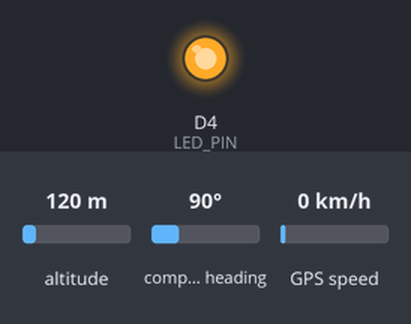
Recording of a sketch running on a simulated ESP8266 (NodeMCU). Parts: output pins drawn as LEDs (lit = HIGH). Inputs (shaded band) come from the test bench; at power-on: altitude 120 m, compass heading 90°, GPS speed 0 km/h. WiFi joins after 1.5 s; servers stay silent unless stated; uploads are accepted with an empty reply; the GPS gets a fix after 3 s at 37.7749, -122.4194 with 8 satellites; what the sketch prints to the serial monitor is not drawn.

Above: at 3.2 s.
At 5.67 s:
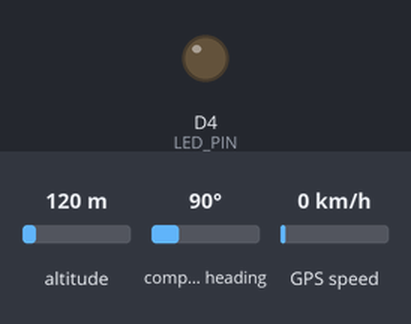
Timing chart, 0 to 8.0 s (numbered marks = the images above):
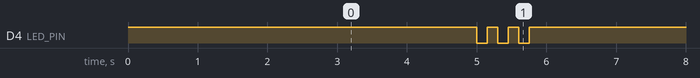

Measured:
- by itself, D4 (LED_PIN): repeats every 5.0 s: 2 × (HIGH 0.15 s, LOW 0.15 s), HIGH 4.2 s, LOW 0.15 s
- by itself, everything shown: repeats every 5.0 s, in 6 steps

The sketch:

main.ino
```cpp
#include <ESP8266WiFi.h>
#include <ESP8266HTTPClient.h>
#include <TinyGPS++.h>
#include <SoftwareSerial.h>

// WiFi credentials
const char* ssid     = "YOUR_WIFI_SSID";
const char* password = "YOUR_WIFI_PASSWORD";

// Flask server endpoint
const char* serverUrl = "http://YOUR_SERVER_IP:5000/update";

// GPS module connected to D6 (RX) and D5 (TX) on NodeMCU
static const int RXPin = D6;
static const int TXPin = D5;
static const uint32_t GPSBaud = 9600;

// LED pin (built-in LED on NodeMCU)
const int LED_PIN = LED_BUILTIN;

TinyGPSPlus gps;
SoftwareSerial ss(RXPin, TXPin);
WiFiClient wifiClient;

unsigned long lastSendTime = 0;
const unsigned long sendInterval = 5000; // 5 seconds

void setup() {
  Serial.begin(115200);
  ss.begin(GPSBaud);

  pinMode(LED_PIN, OUTPUT);
  digitalWrite(LED_PIN, HIGH); // LED off (active LOW on NodeMCU)

  Serial.println();
  Serial.print("Connecting to WiFi: ");
  Serial.println(ssid);

  WiFi.begin(ssid, password);
  while (WiFi.status() != WL_CONNECTED) {
    delay(500);
    Serial.print(".");
  }

  Serial.println();
  Serial.println("WiFi connected!");
  Serial.print("IP address: ");
  Serial.println(WiFi.localIP());
}

void loop() {
  // Feed GPS data
  while (ss.available() > 0) {
    gps.encode(ss.read());
  }

  unsigned long now = millis();

  if (now - lastSendTime >= sendInterval) {
    lastSendTime = now;

    if (gps.location.isValid()) {
      double lat   = gps.location.lat();
      double lng   = gps.location.lng();
      double speed = gps.speed.kmph();

      Serial.print("LAT: ");  Serial.println(lat, 6);
      Serial.print("LNG: ");  Serial.println(lng, 6);
      Serial.print("SPEED: "); Serial.print(speed); Serial.println(" km/h");

      // Blink LED to indicate GPS fix
      blinkLED(3);

      // Send data to Flask server
      sendGPSData(lat, lng, speed);
    } else {
      Serial.println("Waiting for GPS fix...");
      blinkLED(1);
    }
  }
}

void blinkLED(int times) {
  for (int i = 0; i < times; i++) {
    digitalWrite(LED_PIN, LOW);  // ON
    delay(150);
    digitalWrite(LED_PIN, HIGH); // OFF
    delay(150);
  }
}

void sendGPSData(double lat, double lng, double speed) {
  if (WiFi.status() != WL_CONNECTED) {
    Serial.println("WiFi disconnected. Skipping send.");
    return;
  }

  HTTPClient http;
  http.begin(wifiClient, serverUrl);
  http.addHeader("Content-Type", "application/json");

  String payload = "{";
  payload += "\"latitude\":"  + String(lat, 6) + ",";
  payload += "\"longitude\":" + String(lng, 6) + ",";
  payload += "\"speed\":"     + String(speed, 2);
  payload += "}";

  int httpCode = http.POST(payload);

  if (httpCode > 0) {
    Serial.print("HTTP POST response: ");
    Serial.println(httpCode);
    if (httpCode == HTTP_CODE_OK) {
      Serial.println("Data sent successfully.");
    }
  } else {
    Serial.print("HTTP POST failed, error: ");
    Serial.println(http.errorToString(httpCode).c_str());
  }

  http.end();
}
```
